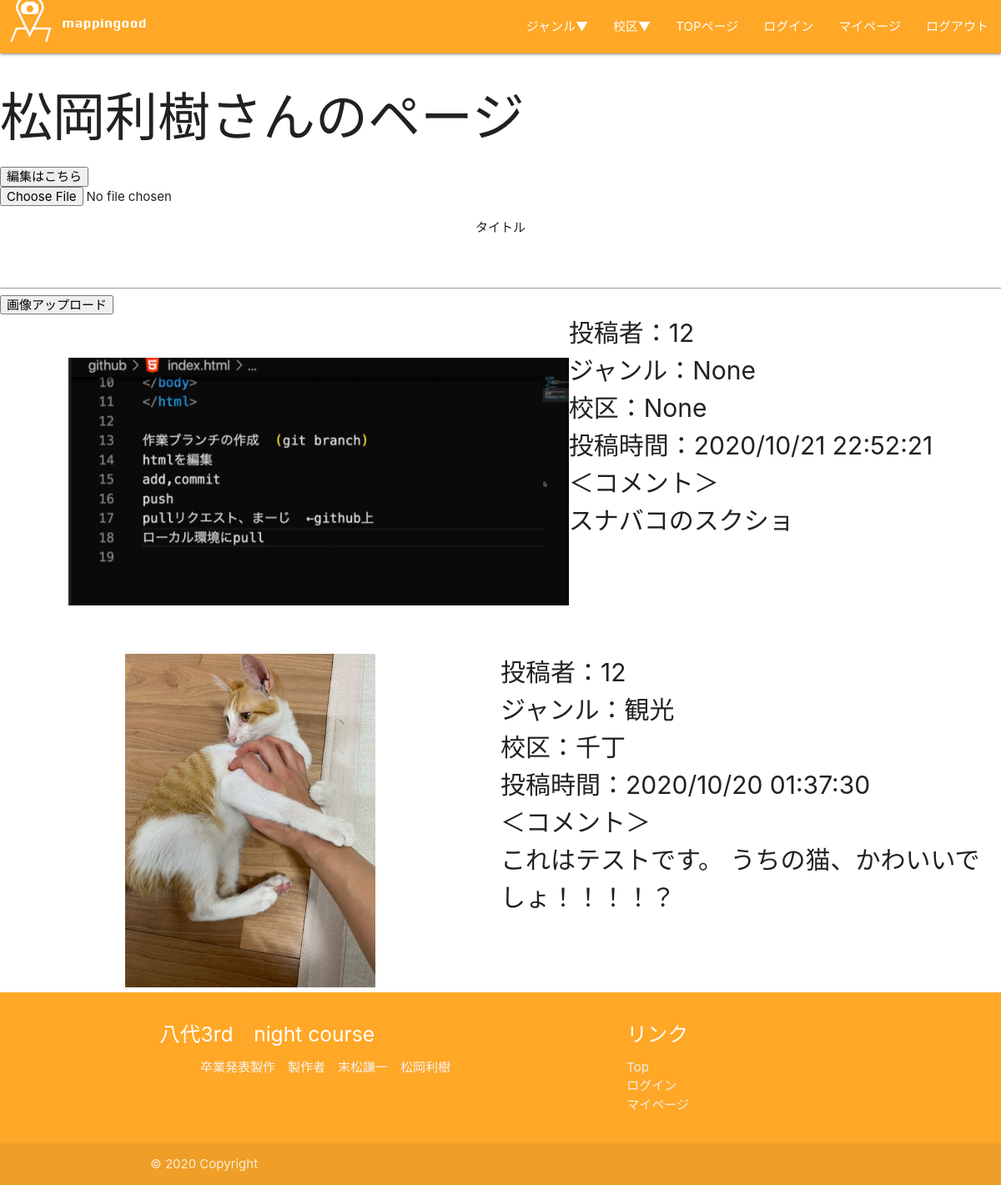
Page /user_page (signed in) on the committed database.
### tables this page shows
CREATE TABLE "users" (
	"user_id"	INTEGER,
	"username"	TEXT,
	"password"	TEXT,
	"nickname"	TEXT,
	"site_name"	TEXT,
	PRIMARY KEY("user_id" AUTOINCREMENT)
);

CREATE TABLE "picture" (
	"picture_id"	INTEGER,
	"user_id"	INTEGER,
	"comment"	TEXT,
	"picture"	TEXT,
	"time"	INTEGER,
	"location_no"	INTEGER,
	"good_count"	INTEGER,
	"site_name"	TEXT,
	"junru_name"	TEXT,
	PRIMARY KEY("picture")
);

### app.py (the view)
@app.route("/user_page")
def greet():
    if "user_id" in session:
        user_id = session["user_id"][0]
        print(user_id)
        conn = sqlite3.connect("mappin_good.db")
        c = conn.cursor()
        c.execute("select nickname from users where user_id=?",(user_id,))
        nickname = c.fetchone()
        nickname = nickname[0]
        print(nickname)
        c.execute(
                "select * from picture where user_id = ? order by time desc ", (user_id,))
        my_list = []
        for row in c.fetchall():
            my_list.append({"picture_id": row[0], "user_id": row[1], "comment": row[2], "picture": row[3],
                                "time": row[4], "location_no": row[5], "good_count": row[6], "site_name": row[7], "junru_name": row[8], })
        c.close()
        return render_template("/user_page.html",nickname = nickname,my_list=my_list)
    else:
        return render_template("login.html")

### templates/user_page.html
{% extends "base.html" %}
{% block content %}
<h1>{{ nickname }}さんのページ</h1>
<button onclick="location.href='/edit'">編集はこちら</button>
<form action="/upload" method="post" enctype="multipart/form-data">
    <input type="file" name="upload"></br>
    <p>タイトル</p>
    <input type="text" name="comment"><br>
    <input type="submit" value="画像アップロード"></br>
</form>
{% for item in my_list %}
<div class="container_brows_img">
    <div>
        <a href="/picture/{{item["picture_id"]}}"><img src="/static/img/{{item["picture"]}}" class="browsing_img"></a>
    </div>
    <div class="browsing_prf">
        <div class="contributor">投稿者：{{item["user_id"]}}</div>
        <div class="junru_name">ジャンル：{{item["junru_name"]}}</div>
        <div class="kouku_name">校区：{{item["site_name"]}}</div>
        <div class="contribut_time">投稿時間：{{item["time"]}}</div>
        <div class="brows_comment">＜コメント＞<br>{{item["comment"]}}</div>
    </div>
</div>
{% endfor %}
{% endblock %}

### static/css/style_pc.css (style rules this page uses)
p { text-align: center }
.container_brows_img { display: flex; justify-content: center; }
.browsing_img { width: 600px; height: 400px; object-fit: contain; }
.browsing_prf { font-size: 30px; }

### rows in the picture
users: nickname "松岡利樹"
picture: picture (picture), user_id "12", junru_name "None", site_name "None", time "2020/10/21 22:52:21", comment "スナバコのスクショ"
picture: picture (picture), user_id "12", junru_name "観光", site_name "千丁", time "2020/10/20 01:37:30", comment "これはテストです。 うちの猫、かわいいでしょ！！！！？"
